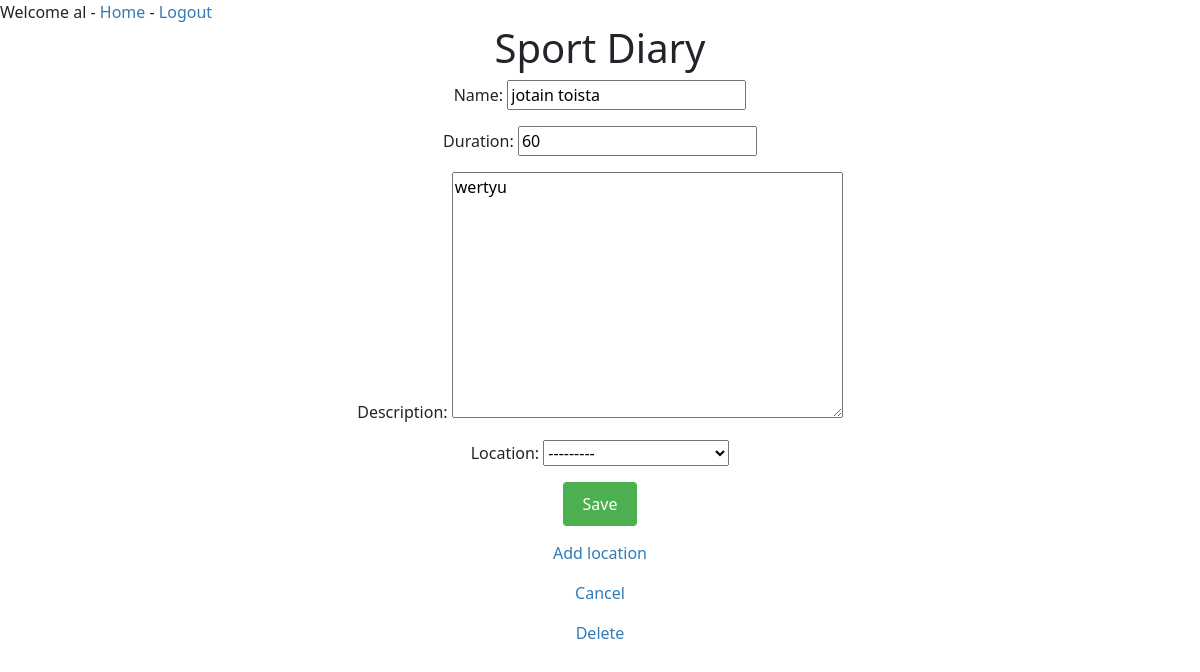
Page /diary/1 (signed in) on the committed database.
### sportdiary/models.py (models this page shows, shortened)
class Diary(models.Model):
	name = models.CharField(max_length=200)
	created = models.DateTimeField(auto_now_add=True, null=True)
	duration = models.IntegerField(blank=True, null=True)
	description = models.TextField(blank=True)
	location = models.ForeignKey(
		Location, on_delete=models.CASCADE,
		null=True, blank=True,
		related_name='locations'
	)
	owner = models.ForeignKey(User, on_delete=models.CASCADE, null=True)

class Location(models.Model):
    name = models.CharField(max_length=200)
    def __str__(self):
             return self.name

### sportdiary/views.py (the view)
# urls.py: path('diary/<int:pk>', DiaryUpdateView.as_view()),
class DiaryUpdateView(UserPassesTestMixin, UpdateView):
	model = Diary
	fields = ["name", "duration", "description", "location"]
	success_url = "/"
	def test_func(self):
			return self.request.user.is_authenticated

### sportdiary/templates/sportdiary/diary_form.html (shortened to what this page needs)
{% extends "sportdiary/base.html" %}
{% block "content" %}
	<div style="text-align:center">
        <form method=post>
                {{ form.as_p }}
                <input type=submit value="Save"style="background-color: #4CAF50; color: white; padding: 10px 20px; border: none; border-radius: 4px; cursor: pointer; margin-bottom:15px">
        </form>
        <p><a href="/location/new" style="color: #337ab7; text-decoration: none;">Add location</a></p>
		<p><a href="/" style="color: #337ab7; text-decoration: none;">Cancel</a></p>
        {% if object %}
	        <p><a href="/diary/{{ object.pk }}/delete" style="color: #337ab7; text-decoration: none;">Delete</a></p>
        {% endif %}
	</div>
{% endblock "content" %}

### sportdiary/templates/sportdiary/base.html (shortened to what this page needs)
{% load static %}
<!doctype html>
<html lang="en">
	<head>
		<link href="{% static 'bootstrap/css/bootstrap.min.css' %}" rel="stylesheet">
	</head>
	<body>
	<header>
		{% if user.username %}
			Welcome {{ user }} -
			<a href="/" style="color: #337ab7; text-decoration: none;">Home</a> -
			<a href="/logout" style="color: #337ab7; text-decoration: none;">Logout</a>
		{% else %}
		 	<p style="text-align:center">Login</p>
		{% endif %}
		<h1 style="text-align:center">Sport Diary</h1>
	   </header>
		{% block "content" %}{% endblock "content" %}
	</body>
</html>

### rows in the picture
Diary: name "jotain toista", duration "60", description "wertyu", location "---------"

### other values in the picture
{{ user }} "al"
